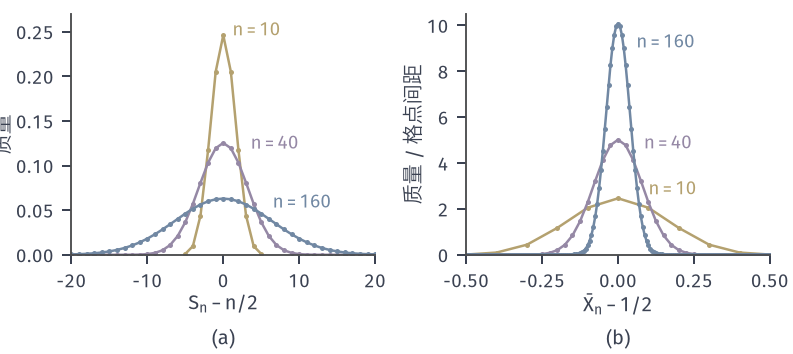

The script that drew this image:
from pathlib import Path
import sys
HERE = Path(__file__).resolve().parent
sys.path.insert(0, str(HERE.parent/'clt-common'))
from clt_fig import *
# Fair coin, S_n ~ Bin(n,1/2), n = 10, 40, 160 (exact masses).
# (a) centred count S_n - n/2: spread grows like sqrt(n)/2;
# (b) centred proportion S_n/n - 1/2: spread shrinks like 1/(2 sqrt(n)).
NS = (10, 40, 160); COLS = (YELLOW, PURPLE, BLUE)
fig, (a, b) = figure(width_mm=112, height_mm=50, ncols=2)
panel(fig, left=.09, right=.97, bottom=.28, wspace=.3)
facts = {}
for n, c in zip(NS, COLS):
    pm = binpmf(n); k = np.arange(n+1)
    a.plot(k-n/2, pm, '-o', color=c, lw=1.0, ms=2.0, mew=0)
    b.plot(k/n-.5, pm*n, '-o', color=c, lw=1.0, ms=2.0, mew=0)
    facts[str(n)] = {'sd_count': (n/4)**.5, 'sd_mean': (1/(4*n))**.5}
lab(a, 1.2, .245, '$n=10$', YELLOW, ha='left'); lab(a, 3.6, .118, '$n=40$', PURPLE, ha='left'); lab(a, 6.5, .052, '$n=160$', BLUE, ha='left')
lab(b, .1, 2.6, '$n=10$', YELLOW, ha='left'); lab(b, .085, 4.6, '$n=40$', PURPLE, ha='left'); lab(b, .06, 9.0, '$n=160$', BLUE, ha='left')
a.set_xlim(-20, 20); a.set_ylim(0, .27); a.set_xticks([-20, -10, 0, 10, 20])
b.set_xlim(-.5, .5); b.set_ylim(0, 10.5); b.set_xticks([-.5, -.25, 0, .25, .5])
axlab(a, '$S_n-n/2$', '质量'); axlab(b, r'$\bar{X}_n-1/2$', '质量 / 格点间距')
tags(fig, (a, b))
save(fig, HERE, 'figure', facts)
